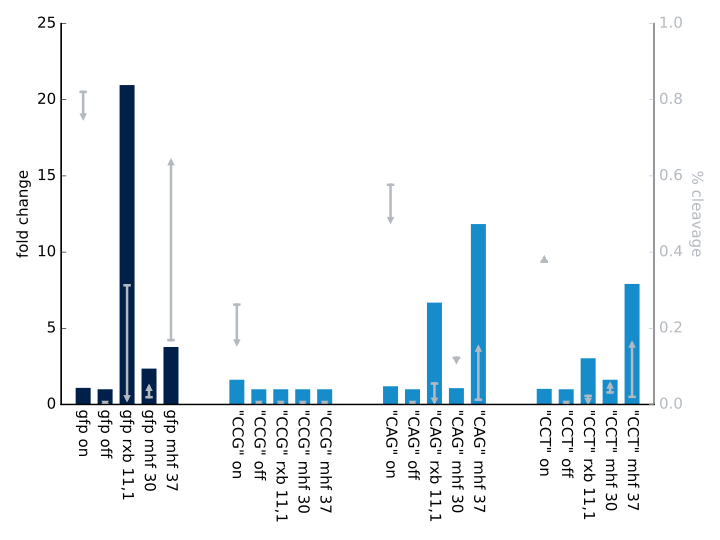

Source code (Python):
#!/usr/bin/env python3

import color_me
import numpy as np
import matplotlib.pyplot as plt

pixels_from_imagej = {
        'gfp on':         ( 1765.698,  8073.731,  2635.477,  8091.296),
        'gfp off':        (10088.681,     0.000,  9214.974,     0.000),
        'gfp rxb 11,1':   ( 8747.803,  3984.033, 10905.530,   165.263),
        'gfp mhf 30':     (12104.530,   236.971, 10533.510,   498.799),
        'gfp mhf 37':     ( 9846.167,  2001.406,  4337.033,  7625.539),
        '"CCG" on':       (10475.459,  3719.518,  8720.146,  1676.698),
        '"CCG" off':      (11972.530,     0.000,  8721.539,     0.000),
        '"CCG" rxb 11,1': (10822.480,     0.000, 10090.924,     0.000),
        '"CCG" mhf 30':   ( 8632.388,     0.000,  9472.288,     0.000),
        '"CCG" mhf 37':   (10779.652,     0.000,  9950.581,     0.000),
        '"CAG" on':       ( 5125.154,  6977.761,  8128.368,  7574.175),
        '"CAG" off':      (12046.309,     0.000, 11950.288,     0.000),
        '"CAG" rxb 11,1': (12166.602,   707.406, 11878.338,    98.435),
        '"CAG" mhf 30':   (13122.108,  1831.355, 11776.258,  1516.941),
        '"CAG" mhf 37':   (13563.551,   171.728, 11715.480,  2035.527),
        '"CCT" on':       ( 9158.075,  5490.326,  9257.045,  5749.569),
        '"CCT" off':      (13273.359,     0.000, 23485.789,     0.000),
        '"CCT" rxb 11,1': (12154.631,   279.213, 11814.803,    88.142),
        '"CCT" mhf 30':   (11501.116,   375.627, 12766.794,   690.213),
        '"CCT" mhf 37':   (11425.874,   233.971, 10569.853,  1994.698),
}
absolute_percents = {
        k: (v[1]/(v[0]+v[1]),
            v[3]/(v[2]+v[3]))
        for k,v in pixels_from_imagej.items()
}
control_percents = {
        k: f'{k.split()[0]} on'
        for k,v in absolute_percents.items()
}
relative_percents = {
    k: (v[0] / max(absolute_percents[control_percents[k]]),
        v[1] / max(absolute_percents[control_percents[k]])) 
    for k,v in absolute_percents.items()
}

color_table = {
    'gfp': color_me.ucsf.navy[0],
    '"CCG"': color_me.ucsf.blue[0],
    '"CAG"': color_me.ucsf.blue[0],
    '"CCT"': color_me.ucsf.blue[0],
}
get_color = lambda k: color_table[k.split()[0]]


def plot_fold_change():
    fig, ax1 = plt.subplots(facecolor='white')
    ax2 = ax1.twinx()
    ax12 = ax1, ax2

    bar_sep = 1
    group_sep = 2 * bar_sep
    xticks = []
    xticklabels = []
    xtickcolors = []

    for i,k in enumerate(pixels_from_imagej):
        x = bar_sep * i + group_sep * (i // 5)
        y_apo = absolute_percents[k][0] 
        y_holo = absolute_percents[k][1]

        bar_color = get_color(k)
        arrow_color = color_me.ucsf.dark_grey[0]

        xticks.append(x)
        xticklabels.append(k)
        xtickcolors.append(bar_color)

        if y_holo == 0 and y_apo == 0:
            fold_change = 1
        else:
            fold_change = y_holo / y_apo
            if fold_change < 1:
                fold_change **= -1

        ax1.plot(
                (x, x), (0, fold_change),
                color=bar_color,
                solid_capstyle='butt',
                linewidth=12,
                zorder=1,
        )
        ax2.plot(
                [x, x], [y_apo, y_holo],
                color=arrow_color,
                linewidth=2,
        )
        ax2.plot(
                [x], [y_apo],
                color=arrow_color,
                markeredgewidth=2,
                linewidth=2,
                marker='_',
        )
        ax2.plot(
                [x], [y_holo],
                color=arrow_color,
                markeredgewidth=0,
                linewidth=2,
                marker='^' if y_holo > y_apo else 'v',
        )

    ax1.set_ylabel('fold change')
    ax2.set_ylabel('% cleavage', rotation=270, va='bottom', color=arrow_color)
    ax2.tick_params('y', colors=arrow_color)
    ax2.spines['right'].set_color(arrow_color)
    ax2.set_ylim(0, 1)

    for ax in ax12:
        ax.spines['top'].set_visible(False)
        ax.tick_params('x', bottom='off', top='off')

    ax1.set_xticks(xticks)
    ax1.set_xticklabels(xticklabels, rotation=270)

    #for t, c in zip(ax1.get_xticklabels(), xtickcolors):
        #t.set_color(c)

    ax1.set_xlim(-1, x + 1)
    fig.facecolor = 'white'
    fig.tight_layout()


if __name__ == '__main__':
    plot_fold_change()
    #plt.savefig('in_vitro_fold_change.pdf')
    plt.show()
